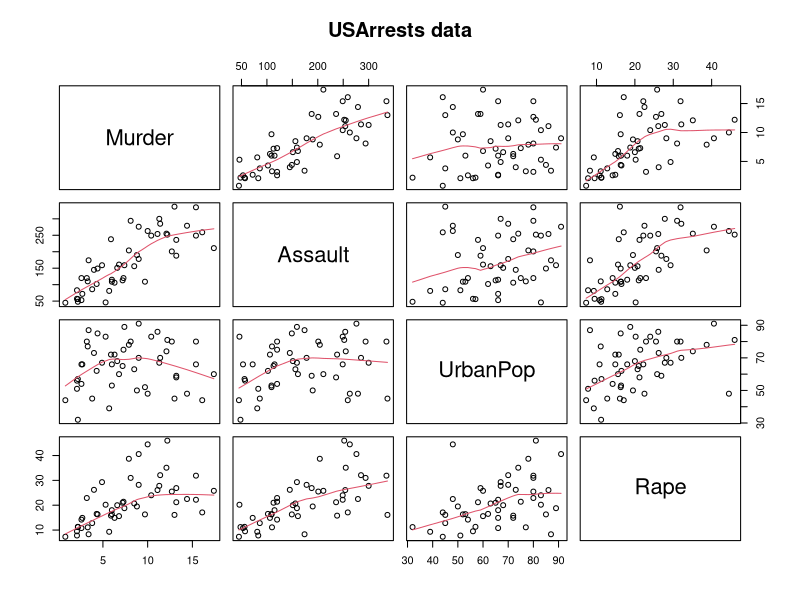
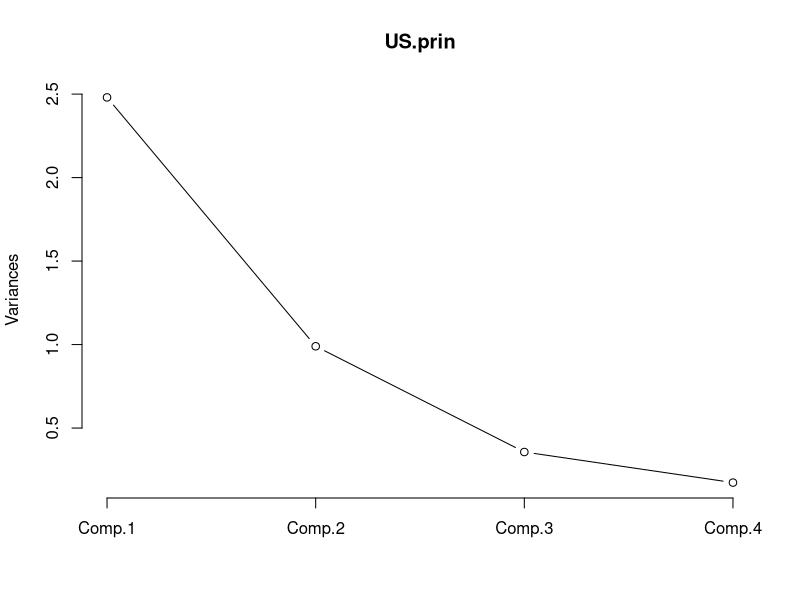
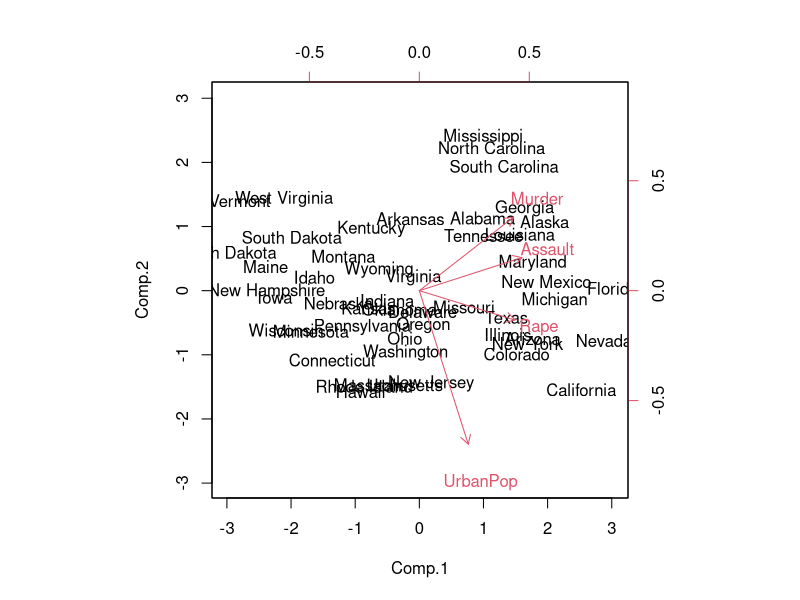

These charts were generated, in order, by the following R code:
x <- 9
if(x%%2==0) {                        # x/2의 나머지가 0이면 참
  print(paste(x, "는 짝수입니다."))  # x%%2==0 조건이 참일 때 수행할 코드
} else if (x%%2==1) {                
  print(paste(x, "는 홀수입니다."))  # 첫째 조건이 거짓, x%%2==1 조건이 참일 때 수행할 코드
} else {
  print("정수를 입력해 주세요.")     # 위의 조건 중 어느 것도 만족하지 않을 때 수행할 코드드
}

x <- 3.9
ifelse(x%%2 ==0, "짝수입니다", 
       ifelse(x%%2==1, "홀수입니다", "정수가 아닙니다."))

# paste() : () 안에 나열된 문자열을 합쳐주는 함수
print(paste("The year is", 2015))
print(paste("The year is", 2016))
print(paste("The year is", 2017))
print(paste("The year is", 2018))

# year변수에 2015에서 2018까지의 값이 모두 대입될 때까지 {}만의 구문이 반복
for(year in c(2015:2018)) {
  print(paste("The year is", year))
}

# year 변수의 값이 2018이하이면 {}안의 구문이 실행
year <- 2015
while(year<=2018) {
  print(paste("The year is", year))
  year <- year+1
}

# break 사용 예시
# 1~10까지의 숫자 중 짝수만 출력하기
i<-0
repeat{i<-i+2
        print(i)
    if(i>=10) {
      break        # i가 10이상이면 반복문 종료
    }
}

# next 사용 예시
# 1~10까지의 숫자 중 홀수만 출력하기
# 반복문 내의 next를 만나면 print(i)를 실행하지 않고 for 문의 맨 처음으로 이동
for(i in 1:10) {
  if(i%%2==0) { next }
  print(i)
}

# iris 데이터의 구조 확인 : 150개의 행과 5개의 변수를 가지고 있다.
str(iris)

# 150개의 개체들의 고유번호에 해당하는 'ID'변수를 새로 생성
iris$ID<-1:150

# iris 데이터의 상위 6개의 행을 출력한 결과, ID 변수가 추가된 것을 확인할 수 있다.
head(iris)

# ifelse 함수를 이용하여 ID가 짝수이면 A, 홀수이면 B를 부여
iris["group"] <- ifelse(iris$ID%%2==0, "A", "B")

# iris 데이터의 상위 6개의 행을 출력 : Group 변수가 추가된 것을 확인할 수 있다.
head(iris)

# Sepal.Length 변수와 Petal.Length 변수의 값을 더하여 'Sum.Length'라는 새로운 변수 생성
transform(iris, Sum.Length=Sepal.Length + Petal.Length)

# 학생id(student_id 변수)와 시험점수(score 변수)로 이루어진 데이터 프레임 생성
student_id <- c("s1", "s2", "s3", "s4", "s5", "s6")    # 학생id가 담긴 벡터
score <- c(55, 90, 85, 71, 63, 99)
score_df <- data.frame(student_id, score)
score_df

# 학생의 점수(score변수)를 수, 우, 미, 양, 가로 분류하여 'grade'라는 새로운 변수 생성
score_df <- within(score_df, {
  grade = character(0)        # 새로운 변수의 데이터 타입 지정 (생략 가능)
  grade[ score < 60 ] = "가"  # score가 60미만인 경우 grade에 "가" 입력
  grade[ score >= 60 & score < 70 ] = "양"
  grade[ score >= 70 & score < 80 ] = "미"
  grade[ score >= 80 & score < 90 ] = "우"
  grade[ score >= 90 ] = "수"
  grade = factor(grade, level = c("수", "우", "미", "양", "가"))
  # grade변수를 "수", "우", "미", "양", "가"의 범주로 이루어진 팩터로 변환
})

# score_df 출력: grade 변수가 추가된 것을 확인할 수 있다.
score_df

# 주성분분석
# 1. 데이터 확인 및 산점도를 통한 변수 간 상관관계 파악
library(datasets)
data(USArrests)

head(USArrests)

# 산점도를 통해 변수 간 상관관계 파악
# pairs() : 둘 이상의 변수에 대해 모든 가능한 산점도를 그려줌
pairs(USArrests, panel = panel.smooth, main = "USArrests data")

# 2. 주성분분석 수행
US.prin <- princomp(USArrests, cor=TRUE)
summary(US.prin)

# screenplot 그리기
# 주성분분석의 결과를 plot 함수 인자값으로 지정하면 scree plot이 생성된다.
plot(US.prin, type='l')

# 3. Loading
US.prin$loadings

# 4. Scores
US.prin$scores

# 5. 제 1-2 주성분에 의한 행렬도
biplot(US.prin, scale=0)

# 요인분석
# swiss 데이터 확인
data(swiss)
str(swiss)

# 정규화 수행 및 실습용 데이터 생성
# apply(데이터, 계산방향, 적용함수) : 주어진 데이터의 행 혹은 열 방향으로 함수를 적용
Min <- apply(swiss,2,min)
Max <- apply(swiss,2,max)
swiss_fa <- scale(swiss, center=Min, scale=(Max-Min))

head(swiss_fa)

# 요인분석 수행
# factanal 함수 rotation 인자의 기본값은 "varimax" 임 (직각회전의 베리맥스 회전)
factanal(swiss_fa, factors=3)

# 표준화
# 데이터 확인
data("mtcars")
str(mtcars)

# 데이터프레임 생성
test.cars <- mtcars[,c("mpg", "hp")]

# test.cars 데이터의 상위 6개의 행 확인
head(test.cars)

# 표준화한 변수 추가
test.cars <- transform(test.cars,
                       mpg_scale = scale(test.cars$mpg),
                       hp_scale = scale(test.cars$hp))

head(test.cars)

# iris 데이터 Sepal.Length 변수의 최솟값 저장
Min <- min(iris$Sepal.Length)

# iris 데이터 Sepal.Length 변수의 최댓값 저장
Max <- max(iris$Sepal.Length)

# scale 함수를 활용한 min-max 정규화
iris$SL_new <- scale(iris$Sepal.Length, center=Min, scale=Max-Min)

head(iris)

# 정규화한 값을 반환하는 함수 정의
# x: 정규화하고자 하는 숫자형 벡터
normalize <- function(x) {
  return ((x-min(x)) / (max(x) - min(x)))
}

# 숫자형 벡터 생성
num <- c(50:500)

# 생성한 사용자 정의 함수를 이용하여 정규화 수행
num_new <- normalize(num)
head(num_new)

# 데이터 결합
# 행을 기준으로 묶을 데이터 생성 : rbind를 사용할 때에는 열의 이름과 개수가 동일해야 함
customer1 <- data.frame(id = c("c01", "c02", "c03", "c04"), 
                        last_name = c("Lee", "Kim", "Choi", "Park"))

customer2 <- data.frame(id = c("c05", "c06", "c07"),
                        last_name = c("Lim", "Bae", "Kim"))


# rbind를 사용하여 두 데이터프레임을 결합
id_name <- rbind(customer1, customer2)
id_name

# 열을 기준으로 묶을 데이터 생성 : cbind를 사용할 때에는 행의 개수가 동일해야 함
# age 변수와 income 변수로 구성된 데이터프레임 생성
age_income <- data.frame(age = c(20, 25, 37, 40, 32, 45, 37),
                         income = c(2500, 6400, 0, 7000, 3400, 3800, 5010))

# cbind를 사용하여 두 데이터프레임을 결합
customer <- cbind(id_name, age_income)
customer

# 병합에 사용할 데이터프레임 생성
id_name <- data.frame(id = c("c01", "c02", "c03", "c04", "c05", "c06", "c07"),
                      last_name = c("Lee", "Kim", "Choi", "Park", "Lim", "Bae", "Kim"))

id_number <- data.frame(id = c("c03", "c04", "c05", "c06", "c07", "c08", "c09"),
                        number = c(3, 1, 0, 7, 3, 4, 1))

# id_name, id_number 데이터프레임 확인
id_name
id_number

merge(id_name, id_number, by = 'id')

# 기준칼럼에 공통된 값이 없는 경우, 다른 변수 값 자리에는 NA가 채워짐
merge(id_name, id_number, by = 'id', all = T)
merge(id_name, id_number, by = 'id', all.x = T)
merge(id_name, id_number, by = 'id', all.y = T)

# 데이터 요약 - aggregate
aggregate(Sepal.Width~Species, iris, mean)
aggregate(cbind(Sepal.Width, Petal.Width)~Species, iris, mean)

# 내장데이터 Titanic의 구조 확인
str(Titanic)

# 분석을 위해 Titanic 데이터를 데이터프레임으로 변환한 뒤 다시 구조를 확인
# as.data.frame() : 객체를 데이터프레임으로 변환
Titanic <- as.data.frame(Titanic)

str(Titanic)         # 데이터 구조가 데이터프레임으로 변환되었음을 확인 가능

# table 함수를 이용하여 범주형 변수 Class에 대한 도수분포표를 생성
table(Titanic$Class)

table(Titanic$Class, Titanic$Survived)

# Age에 따른 Survived에 대한 비율을 파악
prop.table(table(Titanic$Age, Titanic$Survived))

# 행 별 비율 파악
prop.table(table(Titanic$Age, Titanic$Survived), 1)

# 열 별 비율 파악
prop.table(table(Titanic$Age, Titanic$Survived), 2)

subset(iris,
       subset = (Species == 'setosa' & Sepal.Length > 5.5), 
       select = c(Species, Sepal.Length))

       
       
       